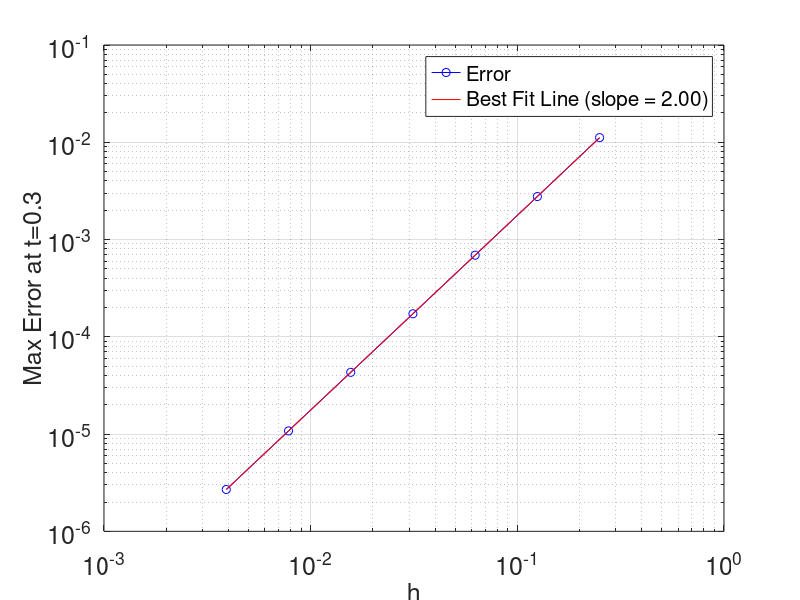

Source code (MATLAB):
%% Demo01:
%
% Goal: Approximately solve the heat eqn u_t = u_xx
% on 0 < x < 1, with IC u0 = sin(pi*x).
%
% now with dirichlet BC.
%

Tf = 0.3;
h_values = [1/4, 1/8, 1/16, 1/32, 1/64, 1/128, 1/256];
errors = zeros(size(h_values));


for i = 1:length(h_values)
  %% choose a spatial discretization
  h = h_values(i);
  x = h:h:(1-h);  x = x';
  N = length(x)

  %% IC
  u0 = sin(pi*x);

  %% Matrix L
  e = ones(size(x));
  L = spdiags([e -2*e e], [-1 0 1], N, N);
  L = (1/h^2) * L;
  % figure(2); spy(L)

  k = 0.4*h^2
  numsteps = ceil(Tf / k);
  k = Tf / numsteps;

  %% time loop
  u = u0;
  for n=1:numsteps
    unew = u + k*(L*u);
    u = unew;
   end

  u_exact = sin(pi*x) * exp(-pi^2 * Tf);
  errors(i) = max(abs(u - u_exact));
end

% table of results
fprintf('h\t\tError\t\tError Ratio\n');
fprintf('--------------------------------\n');
fprintf('%f\t%e\t', h_values(1), errors(1));
fprintf('-\n');
for i = 2:length(h_values)
    ratio = errors(i-1) / errors(i);
    fprintf('%f\t%e\t%.2f\n', h_values(i), errors(i), ratio);
end

% plot
figure(1);
loglog(h_values, errors, 'bo-');
set(gca, 'fontsize', 18)
hold on;

% best fit line
log_h = log10(h_values);
log_error = log10(errors);

p = polyfit(log_h, log_error, 1);
slope = p(1);
intercept = p(2);

h_fit = logspace(log10(h_values(1)), log10(h_values(end)), 100);
error_fit = 10.^(intercept + slope*log10(h_fit));

loglog(h_fit, error_fit, 'r-');

% style
xlabel('h', 'FontSize', 18);
ylabel('Max Error at t=0.3', 'FontSize', 18);
legend('Error', sprintf('Best Fit Line (slope = %.2f)', slope), 'FontSize', 15);
grid on;
